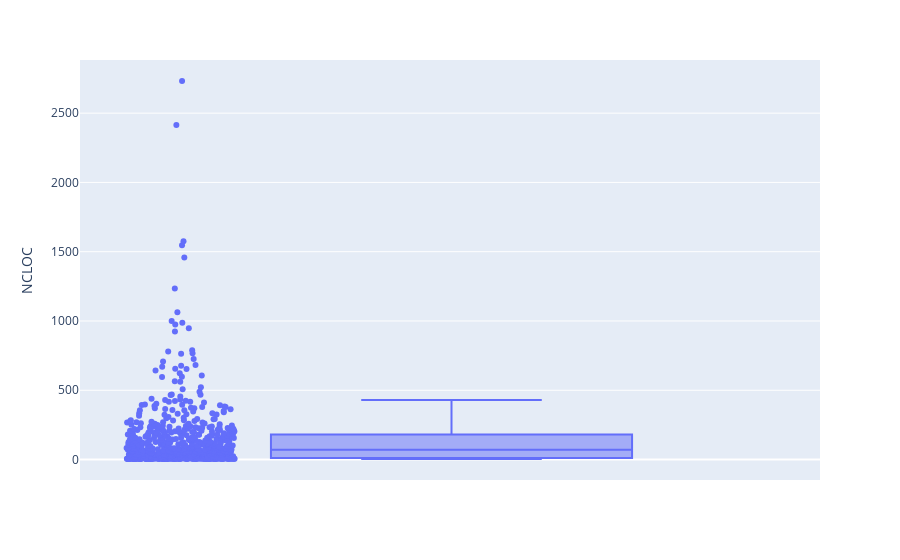

Notebook cell for this chart:
### Code cell
fig = px.box(df.reset_index(), y='NCLOC', hover_data=['class'], points='all')
fig.show()

### Figure 1 — Plotly figure (JSON) as saved in the notebook; plotly's stock layout.template omitted (floating-point values rounded to 4 significant figures; data arrays with more than 128 entries replaced by an {"elided": "..."} marker saying what was removed)
{"data": [{"alignmentgroup": "True", "boxpoints": "all", "customdata": {"elided": "632x1 str values"}, "hovertemplate": "NCLOC=%{y}<br>class=%{customdata[0]}<extra></extra>", "legendgroup": "", "marker": {"color": "#636efa"}, "name": "", "notched": false, "offsetgroup": "", "orientation": "v", "showlegend": false, "type": "box", "x0": " ", "xaxis": "x", "y": {"elided": "632 int values"}, "y0": " ", "yaxis": "y"}], "layout": {"autosize": true, "boxmode": "group", "legend": {"tracegroupgap": 0}, "margin": {"t": 60}, "xaxis": {"anchor": "y", "autorange": true, "domain": [0, 1], "range": [-0.5041, 0.5], "type": "category"}, "yaxis": {"anchor": "x", "autorange": true, "domain": [0, 1], "range": [-147.6, 2884.0], "title": {"text": "NCLOC"}, "type": "linear"}}}
